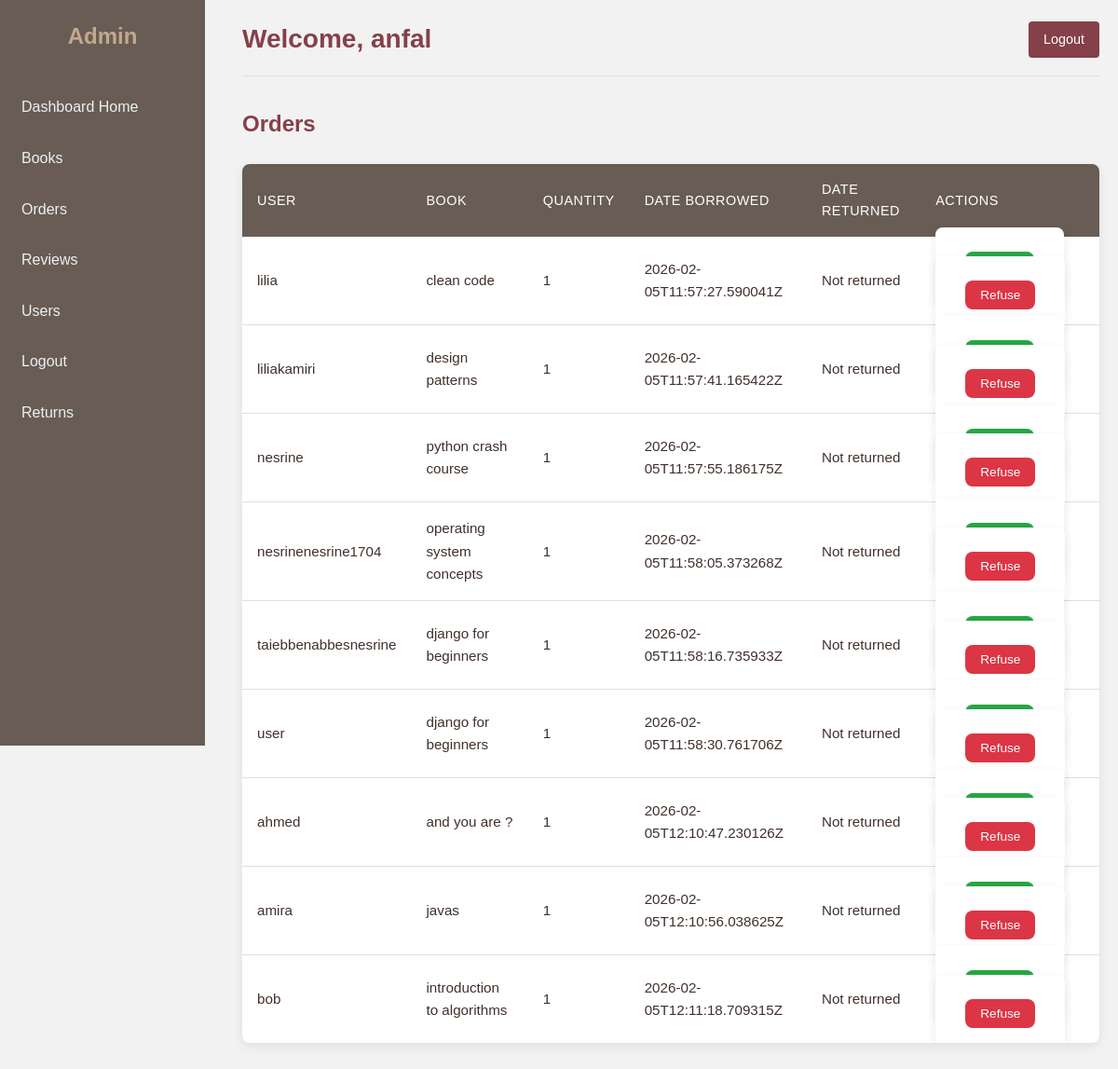
Screenshot of /dashboard/orders/ (signed in) with the database file from the repository.
### library_app/models.py (models this page shows, shortened)
class Book(models.Model):
    title = models.CharField(max_length=200)
    author = models.CharField(max_length=150)
    publication_date = models.DateField(blank=True, null=True)
    quantity = models.PositiveIntegerField(default=0)
    genres = models.ManyToManyField(Genre, related_name="books")
    reviews = models.DecimalField(max_digits=2, decimal_places=1, blank=True, null=True)
    description = models.TextField(blank=True, null=True)
    image = models.ImageField(upload_to="books/", blank=True, null=True)

### library_app/views.py (the view)
# urls.py: path('dashboard/orders/', views.admin_orders_view, name='admin_orders'),
@login_required
def admin_orders_view(request):
    factory = APIRequestFactory()
    api_request = factory.get("/admin/orders/")
    api_request.user = request.user
    response = admin_orders(api_request)
    return render(request, "library_app/admin_orders.html", {
        "orders": response.data
    })

### library_app/api/admin.py (called while the page is built)
@api_view(['GET'])
@permission_classes([IsAdminUser])
def admin_orders(request):
    orders = Order.objects.filter(status='waiting').select_related('user', 'book')
    return Response(OrderSerializer(orders, many=True).data)

### library_app/templates/library_app/admin_orders.html (shortened to what this page needs)
{% extends 'library_app/base_admin.html' %}
{% block content %}
<h2>Orders</h2>
<table>
<tr>
    <th>User</th>
    <th>Book</th>
    <th>Quantity</th>
    <th>Date Borrowed</th>
    <th>Date Returned</th>
    <th>Actions</th>
</tr>
{% for order in orders %}
<tr>
    <td>{{ order.username }}</td>
    <td>{{ order.book_title }}</td>
    <td>{{ order.quantity }}</td>
    <td>{{ order.date_rent }}</td>
    <td>{{ order.date_return|default:"Not returned" }}</td>
    <td>
    {% if order.status == 'waiting' %}
    <form method="POST" action="{% url 'admin_accept_order' order.id %}" style="display:inline;">
        <button class="btn-accept">Accept</button>
    </form>
    <form method="POST" action="{% url 'admin_refuse_order_view' order.id %}" style="display:inline;">
        <button class="btn-refuse">Refuse</button>
    </form>
    {% else %}
    <span>{{ order.get_status_display }}</span>
    {% endif %}
</td>
</tr>
{% empty %}
<tr><td colspan="6">No orders yet</td></tr>
{% endfor %}
</table>
{% endblock %}

### library_app/templates/library_app/base_admin.html (shortened to what this page needs)
{% load static %}
<!DOCTYPE html>
<html lang="en">
<head>
    <link rel="stylesheet" href="{% static 'css/admin.css' %}">
    <link rel="stylesheet" href="https://cdnjs.cloudflare.com/ajax/libs/font-awesome/6.4.0/css/all.min.css">
</head>
<body>
<div class="sidebar">
    <h2 style="text-align:center; color: #C2A88E;">Admin</h2>
    <a href="{% url 'admin_home' %}">Dashboard Home</a>
    <a href="{% url 'admin_books' %}">Books</a>
    <a href="{% url 'admin_orders' %}">Orders</a>
    <a href="{% url 'admin_reviews' %}">Reviews</a>
    <a href="{% url 'admin_users' %}">Users</a>
    <a href="{% url 'logout' %}">Logout</a>
    <a href="{% url 'admin_returns' %}">Returns</a>
</div>
<div class="main-content">
    <div class="header">
        <h1>Welcome, {{ request.user.first_name|default:request.user.username }}</h1>
        <a href="{% url 'logout' %}" class="logout-btn">Logout</a>
    </div>
    {% block content %}{% endblock %}
</div>
</body>
</html>

### library_app/static/CSS/admin.css (style rules this page uses)
:root { --admin-primary: #854049; --admin-primary-dark: #41302C; --admin-secondary: #685C55; --admin-accent: #C2A88E; --admin-light: #f7f4ef; --admin-lighter: #e6ded5; --admin-white: #ffffff; --admin-text: #41302C; --admin-text-light: #685C55; --admin-shadow: 0 4px 12px rgba(0,0,0,0.08); --admin-radius: 8px; }
* { margin: 0; padding: 0; box-sizing: border-box; }
body { font-family: 'Poppins', sans-serif; background-color: var(--admin-light); color: var(--admin-text); line-height: 1.6; }
.sidebar { width: 220px; background-color: var(--admin-secondary); height: 100vh; position: fixed; padding-top: 20px; color: var(--admin-white); }
.sidebar h2 { text-align: center; color: var(--admin-accent); margin-bottom: 2rem; padding: 0 1rem; }
.sidebar a { display: block; padding: 12px 20px; color: var(--admin-white); text-decoration: none; margin-bottom: 5px; border-radius: 4px; transition: all 0.3s ease; border-left: 3px solid transparent; }
.main-content { margin-left: 240px; padding: 20px; min-height: 100vh; }
.header { display: flex; justify-content: space-between; align-items: center; margin-bottom: 2rem; padding-bottom: 1rem; border-bottom: 1px solid var(--admin-lighter); }
.header h1 { margin: 0; color: var(--admin-primary); font-size: 1.75rem; }
.logout-btn { text-decoration: none; color: var(--admin-white); background-color: var(--admin-primary); padding: 8px 16px; border-radius: var(--admin-radius); font-size: 0.9rem; font-weight: 500; transition: all 0.3s ease; display: inline-flex; align-items: center; gap: 0.5rem; }
h2 { color: var(--admin-primary); margin-bottom: 1.5rem; font-size: 1.5rem; }
table { width: 100%; border-collapse: collapse; background: var(--admin-white); border-radius: var(--admin-radius); overflow: hidden; box-shadow: var(--admin-shadow); margin-bottom: 2rem; }
table th { background: var(--admin-secondary); color: var(--admin-white); padding: 1rem; text-align: left; font-weight: 500; font-size: 0.9rem; text-transform: uppercase; letter-spacing: 0.5px; }
table td { padding: 1rem; border-bottom: 1px solid var(--admin-lighter); font-size: 0.95rem; }
table tr:last-child td { border-bottom: none; }
table form { display: inline; margin: 0; }
table button { padding: 0.5rem 1rem; background: var(--admin-primary); color: var(--admin-white); border: none; border-radius: 4px; cursor: pointer; font-size: 0.85rem; font-weight: 500; transition: all 0.3s ease; }
form[method="POST"]:not(.table-form) { background: var(--admin-white); padding: 2rem; border-radius: var(--admin-radius); box-shadow: var(--admin-shadow); max-width: 600px; margin: 0 auto; }
.btn-accept { padding: 0.5rem 1rem; background-color: #28a745; color: #ffffff; border: none; border-radius: var(--admin-radius); cursor: pointer; font-size: 0.85rem; font-weight: 500; transition: all 0.3s ease; }
.btn-refuse { padding: 0.5rem 1rem; background-color: #dc3545; color: #ffffff; border: none; border-radius: var(--admin-radius); cursor: pointer; font-size: 0.85rem; font-weight: 500; transition: all 0.3s ease; }

### library_app/templates/library_app/base_admin.html (style rules this page uses)
body { font-family: Arial, sans-serif; background-color: #f2f2f2; margin: 0; }
.sidebar { width: 220px; background-color: #685C55; height: 100vh; position: fixed; padding-top: 20px; color: #ecf0f1; }
.sidebar a { display: block; padding: 12px 20px; color: #ecf0f1; text-decoration: none; margin-bottom: 5px; border-radius: 4px; }
.main-content { margin-left: 240px; padding: 20px; }
.header { display: flex; justify-content: space-between; align-items: center; }
.header h1 { margin: 0; color: #854049; }
.logout-btn { text-decoration: none; color: white; background-color: #854049; padding: 8px 16px; border-radius: 4px; }

### rows the page displays
Book: book_title "clean code"
Book: book_title "design patterns"
Book: book_title "python crash course"
Book: book_title "operating system concepts"
Book: book_title "django for beginners" "django for beginners"
Book: book_title "and you are ?"
Book: book_title "javas"
Book: book_title "introduction to algorithms"

### other values shown
{{ request.user.first_name|default:request.user.username }} "anfal"
{{ order.username }} "lilia" "liliakamiri" "nesrine" "nesrinenesrine1704" "taiebbenabbesnesrine" "user" "ahmed" "amira" "bob"
{{ order.quantity }} "1" "1" "1" "1" "1" "1" "1" "1" "1"
{{ order.date_rent }} "2026-02-05T11:57:27.590041Z" "2026-02-05T11:57:41.165422Z" "2026-02-05T11:57:55.186175Z" "2026-02-05T11:58:05.373268Z" "2026-02-05T11:58:16.735933Z" "2026-02-05T11:58:30.761706Z" "2026-02-05T12:10:47.230126Z" "2026-02-05T12:10:56.038625Z" "2026-02-05T12:11:18.709315Z"
{{ order.date_return|default:"Not returned" }} "Not returned" "Not returned" "Not returned" "Not returned" "Not returned" "Not returned" "Not returned" "Not returned" "Not returned"
